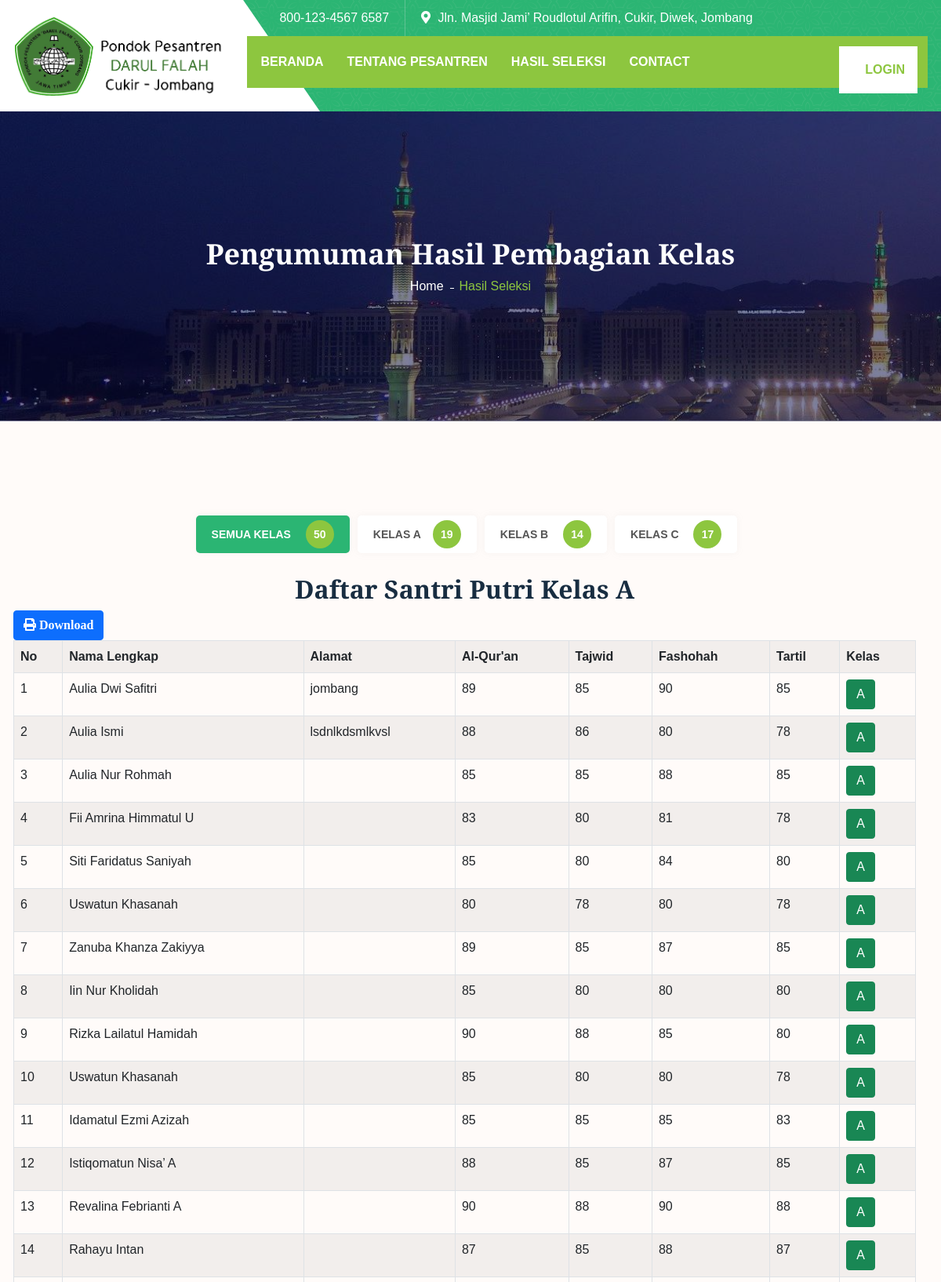
Screenshot of /hasil.php (upper part) with the database file from the repository.
### tables this page shows
CREATE TABLE `settings` (
  `logo` varchar(255) NOT NULL,
  `tentang` varchar(1000) NOT NULL,
  `no_tlp` varchar(100) NOT NULL,
  `alamat` varchar(255) NOT NULL,
  `email` varchar(100) NOT NULL
);

CREATE TABLE `tb_hasil_clustering` (
  `id_santri` varchar(300) DEFAULT NULL,
  `nama_santri` varchar(300) DEFAULT NULL,
  `alquran` varchar(300) DEFAULT NULL,
  `tajwid` varchar(300) DEFAULT NULL,
  `fashohah` varchar(300) DEFAULT NULL,
  `tartil` varchar(300) DEFAULT NULL,
  `c1` varchar(300) DEFAULT NULL,
  `c2` varchar(300) DEFAULT NULL,
  `c3` varchar(300) DEFAULT NULL,
  `jarak` varchar(300) DEFAULT NULL,
  `Cluster` varchar(300) DEFAULT NULL
);

CREATE TABLE `tb_santri_2` (
  `id_santri` int(11) NOT NULL,
  `nama_santri` varchar(255) NOT NULL,
  `tempat_lahir` varchar(255) NOT NULL,
  `tanggal_lahir` varchar(100) NOT NULL,
  `no_hp` varchar(20) NOT NULL,
  `alamat` varchar(255) DEFAULT NULL,
  `alquran` varchar(100) NOT NULL,
  `tajwid` int(100) NOT NULL,
  `fashohah` int(100) NOT NULL,
  `tartil` int(100) NOT NULL
);

### hasil.php (the view, shortened to what this page needs)
<?php include 'header.php';
?>
<section class="page-header bg_img padding-tb">
    <div class="overlay"></div>
    <div class="container">
        <div class="page-header-content-area">
            <h4 class="ph-title">Pengumuman Hasil Pembagian Kelas</h4>
            <ul class="lab-ul">
                <li><a href="index.php">Home</a></li>
                <li><a class="active">Hasil Seleksi</a></li>
            </ul>
        </div>
    </div>
</section>
<div class="gallery-section padding-tb">
    <div class="container">
        <ul class="filter-button-group lab-ul d-flex justify-content-center mb-4">
            <li class="filter-btn is-checked" data-filter="*">Semua Kelas <span class="filter-item-num">50</span></li>
            <li class="filter-btn" data-filter=".ula">Kelas A<span class="filter-item-num">19</span>
            </li>
            <li class="filter-btn" data-filter=".wustho">Kelas B <span class="filter-item-num">14</span>
            </li>
            <li class="filter-btn" data-filter=".ulya">Kelas C <span class="filter-item-num">17</span></li>
        </ul>
        <div class="col-lg-12 grid">
            <div class="grid-item ula">
                <div class="grid-inner">
                    <div class="grid-thumb">
                        <div class="table-responsive">
                            <div class="grid-title">
                                <h3><center>Daftar Santri Putri Kelas A</center></h3>
                                <a style="float-right;" href="cetak.php?id=a" class="btn btn-primary text-right"><i class="fas fa-print"> Download</i></a>
                                <br>
                            </div>
                            <table class="table table-bordered table-striped">
                                <tr>
                                    <th>No</th>
                                    <th>Nama Lengkap</th>
                                    <th>Alamat</th>
                                    <th>Al-Qur'an</th>
                                    <th>Tajwid</th>
                                    <th>Fashohah</th>
                                    <th>Tartil</th>
                                    <th>Kelas</th>
                                </tr>
                                <?php $nomor=1;
                                $ambil=$koneksi->query("SELECT * FROM tb_hasil_clustering join tb_santri_2 where tb_hasil_clustering.id_santri = tb_santri_2.id_santri and tb_hasil_clustering.cluster='A'");
                                while ($data=$ambil->fetch_array()){
                                   ?>
                                   <tr>
                                    <td><?php echo $nomor++; ?></td>
                                    <td><?php echo $data['nama_santri']; ?></td>
                                    <td><?php echo $data['alamat']; ?></td>
                                    <td><?php echo $data['alquran']; ?></td>
                                    <td><?php echo $data['tajwid']; ?></td>
                                    <td><?php echo $data['fashohah']; ?></td>
                                    <td><?php echo $data['tartil']; ?></td>
                                    <td><span class="btn btn-success">A</span></td>
                                </tr>
                            <?php }; ?>
                        </table>
                    </div>
                </div>
            </div>
        </div>
</div>
</div>
</div>
<?php include 'footer.php'; ?>

### header.php (shortened to what this page needs)
<?php include 'db/koneksi.php';
$ambil=$koneksi->query("SELECT * FROM settings");
$data=$ambil->fetch_array();?>
<!DOCTYPE html>
<html lang="en">
<head>
    <link rel="stylesheet" href="assets/css/animate.css">
    <link rel="stylesheet" href="assets/css/bootstrap.min.css">
    <link rel="stylesheet" href="assets/css/all.min.css">
    <link rel="stylesheet" href="assets/css/icofont.min.css">
    <link rel="stylesheet" href="assets/css/lightcase.css">
    <link rel="stylesheet" href="assets/css/swiper.min.css">
    <link rel="stylesheet" href="assets/css/style.css">
</head>
<body>
    <header class="header-3 pattern-1">
        <div class="container">
            <div class="row align-items-center justify-content-center">
                <div class="col-xl-3 col-12">
                    <div class="mobile-menu-wrapper d-flex flex-wrap align-items-center justify-content-between">
                        <div class="logo">
                            <a href="index.php">
                                <img src="assets/images/logo/logo.png" alt="logo">
                            </a>
                        </div>
                    </div>
                </div>
                <div class="col-xl-9 col-12">
                    <div class="header-top">
                        <div class="header-top-area">
                            <ul class="left lab-ul">
                                <li>
                                    <i class="icofont-ui-call"></i> <span><?php echo $data['no_tlp']; ?></span>
                                </li>
                                <li>
                                    <i class="fas fa-map-marker-alt"></i> <?php echo $data['alamat']; ?>
                                </li>
                            </ul>
                        </div>
                    </div>
                    <div class="header-bottom">
                        <div class="header-wrapper">
                            <div class="menu-area justify-content-between w-100">
                                <ul class="menu lab-ul">
                                    <li>
                                        <a href="index.php">Beranda</a>
                                    </li>
                                    <li>
                                        <a href="#tentang">Tentang Pesantren</a>
                                    </li>
                                    <li>
                                        <a href="hasil.php">Hasil Seleksi</a>
                                    </li>
                                    <li>
                                        <a href="#footer">Contact</a>
                                    </li>
                                </ul>
                                <div class="prayer-time d-none d-lg-block">
                                    <a href="login.php" class="prayer-time-btn"><i class="icofont-clock-time"></i> Login</a>
                                </div>
                            </div>
                        </div>
                    </div>
                </div>
            </div>
        </div>
    </header>

### footer.php (shortened to what this page needs)
</body>
</html>

### rows the page displays
settings: no_tlp "800-123-4567 6587", alamat "Jln. Masjid Jami’ Roudlotul Arifin, Cukir, Diwek, Jombang"
tb_hasil_clustering: tb_santri_2.nama_santri "Aulia Dwi Safitri", tb_santri_2.alamat "jombang", tb_santri_2.alquran "89", tb_santri_2.tajwid "85", tb_santri_2.fashohah "90", tb_santri_2.tartil "85"
tb_hasil_clustering: tb_santri_2.nama_santri "Aulia Ismi", tb_santri_2.alamat "lsdnlkdsmlkvsl", tb_santri_2.alquran "88", tb_santri_2.tajwid "86", tb_santri_2.fashohah "80", tb_santri_2.tartil "78"
tb_hasil_clustering: tb_santri_2.nama_santri "Aulia Nur Rohmah", tb_santri_2.alquran "85", tb_santri_2.tajwid "85", tb_santri_2.fashohah "88", tb_santri_2.tartil "85"
tb_hasil_clustering: tb_santri_2.nama_santri "Fii Amrina Himmatul U", tb_santri_2.alquran "83", tb_santri_2.tajwid "80", tb_santri_2.fashohah "81", tb_santri_2.tartil "78"
tb_hasil_clustering: tb_santri_2.nama_santri "Siti Faridatus Saniyah", tb_santri_2.alquran "85", tb_santri_2.tajwid "80", tb_santri_2.fashohah "84", tb_santri_2.tartil "80"
tb_hasil_clustering: tb_santri_2.nama_santri "Uswatun Khasanah", tb_santri_2.alquran "80", tb_santri_2.tajwid "78", tb_santri_2.fashohah "80", tb_santri_2.tartil "78"
tb_hasil_clustering: tb_santri_2.nama_santri "Zanuba Khanza Zakiyya", tb_santri_2.alquran "89", tb_santri_2.tajwid "85", tb_santri_2.fashohah "87", tb_santri_2.tartil "85"
tb_hasil_clustering: tb_santri_2.nama_santri "Iin Nur Kholidah", tb_santri_2.alquran "85", tb_santri_2.tajwid "80", tb_santri_2.fashohah "80", tb_santri_2.tartil "80"
tb_hasil_clustering: tb_santri_2.nama_santri "Rizka Lailatul Hamidah", tb_santri_2.alquran "90", tb_santri_2.tajwid "88", tb_santri_2.fashohah "85", tb_santri_2.tartil "80"
tb_hasil_clustering: tb_santri_2.nama_santri "Uswatun Khasanah", tb_santri_2.alquran "85", tb_santri_2.tajwid "80", tb_santri_2.fashohah "80", tb_santri_2.tartil "78"
tb_hasil_clustering: tb_santri_2.nama_santri "Idamatul Ezmi Azizah", tb_santri_2.alquran "85", tb_santri_2.tajwid "85", tb_santri_2.fashohah "85", tb_santri_2.tartil "83"
tb_hasil_clustering: tb_santri_2.nama_santri "Istiqomatun Nisa’ A", tb_santri_2.alquran "88", tb_santri_2.tajwid "85", tb_santri_2.fashohah "87", tb_santri_2.tartil "85"
tb_hasil_clustering: tb_santri_2.nama_santri "Revalina Febrianti A", tb_santri_2.alquran "90", tb_santri_2.tajwid "88", tb_santri_2.fashohah "90", tb_santri_2.tartil "88"
tb_hasil_clustering: tb_santri_2.nama_santri "Rahayu Intan", tb_santri_2.alquran "87", tb_santri_2.tajwid "85", tb_santri_2.fashohah "88", tb_santri_2.tartil "87"
